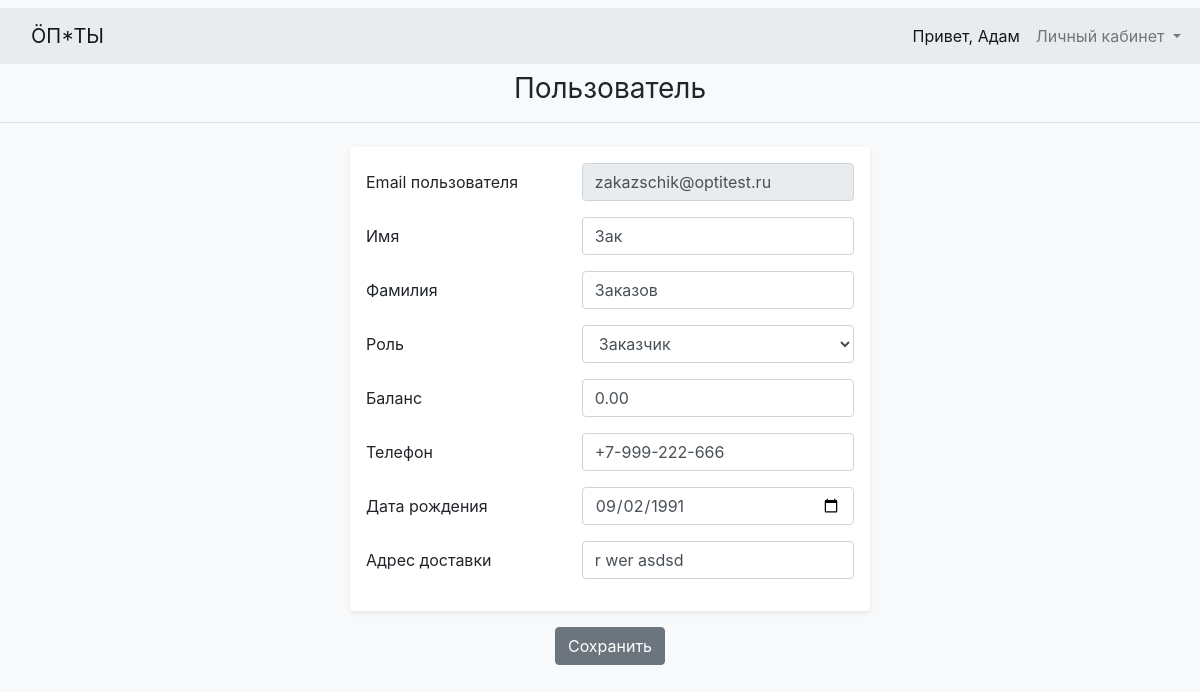
The page /users/8/ (signed in) on the database its author committed.
### main/models.py (models this page shows, shortened)
class User(AbstractUser):
    USERNAME_FIELD = 'email'
    REQUIRED_FIELDS = []
    username = None
    email = models.EmailField('Email', unique=True)
    phone = models.CharField('Телефон', max_length=20)
    delivery_address = models.CharField('Адрес доставки', max_length=255)
    birth_date = models.DateField('Дата рождения', blank=True, default='')
    role = models.PositiveSmallIntegerField('Роль', choices=tuple(Roles), default=Roles.UNREGISTERED)
    balance = models.DecimalField(max_digits=10, decimal_places=2, default=0)
    objects = CustomUserManager()
    class Meta:
        ordering = ('role',)

### main/views.py (the view, shortened to what this page needs)
# urls.py: path('users/<int:pk>/', main_views.UserDetailsView.as_view(), name='user_details'),
class UserDetailsView(LoginRolesOwnerRequiredUpdateViewMixin, CommonContextViewMixin, UpdateView):
    template_name = 'main/user_details.html'
    form_class = UserForm
    allowed_roles = (Roles.UNREGISTERED, Roles.ZAKAZSCHIK, Roles.ZAKUPSCHIK)
    model = _models.User
    def get_form_kwargs(self):
        kwargs = super().get_form_kwargs()
        kwargs['user'] = self.user
        return kwargs
    def get_context_data(self, **kwargs):
        context = super().get_context_data(**kwargs)
        context['roles_list'] = list(Roles)
        return context
    def dispatch(self, request, *args, **kwargs):
        return super().dispatch(request, *args, **kwargs)

### main/forms.py
class UserForm(forms.ModelForm):
    def __init__(self, **kwargs):
        self.user = kwargs.pop('user', None)
        super().__init__(**kwargs)
        self.fields['email'].disabled = True
        if self.user.role != Roles.ADMINISTRATOR:
            self.fields['role'].disabled = True
            self.fields['balance'].disabled = True
    class Meta:
        model = User
        fields = ('email', 'first_name', 'last_name', 'role', 'balance', 'birth_date', 'phone', 'delivery_address')

### main/core/types.py (called while the page is built)
    def __iter__(cls):
        for value, value_str in cls.__dict__['iter_items'].items():
            yield value, value_str

### main/core/view_mixins.py (called while the page is built)
    def dispatch(self, request, *args, **kwargs):
        self.user = request.user
        if not self.user.is_authenticated:
            return self.handle_no_permission()
        if self.user.role not in self.allowed_roles and self.user.role != Roles.ADMINISTRATOR:
            return self.handle_no_permission()
        return super().dispatch(request, *args, **kwargs)

    def _is_it_allowed(self, **kwargs) -> bool:
        pk = kwargs.get('pk') or kwargs.get('id')
        allowed_non_owner_roles = set(self.allowed_non_owner_roles) | {Roles.ADMINISTRATOR}
        if self.model is User:
            if self.user != self.model.objects.get(pk=pk) and self.user.role not in allowed_non_owner_roles:
                return False
        elif self.model is not None:
            instance = self.model.objects.get(pk=pk)
            if getattr(instance, 'created_by', None) != self.user and self.user.role not in allowed_non_owner_roles:
                return False
        elif hasattr(self, 'order_id') and self.order_id:
            order = Order.objects.get(pk=self.order_id)
            user = order.created_by
            if user != self.user and self.user.role not in allowed_non_owner_roles:
                return False
        return True

    def get(self, *args, **kwargs):
        if not self._is_it_allowed(**kwargs):
            return self.handle_no_permission()
        return super().get(*args, **kwargs)

    def dispatch(self, request, *args, **kwargs):
        self.user = request.user
        return super().dispatch(request, *args, **kwargs)

### main/templates/main/user_details.html (shortened to what this page needs)
{% extends 'base.html' %}
{% block content %}
    <h3 class="font-weight-normal text-center">
        Пользователь
    </h3>
    <hr class="mb-4">
        <form class="form-signin my-3 p-3 bg-white rounded shadow-sm" name="setting"  id="setting" action="" method="POST" enctype="multipart/form-data">
           <div class="form-group row">
               <label for="id_username" class="col-5 col-form-label">Email пользователя</label>
               <div class="col-7">
                   <input class="form-control" id="id_username" type="email" name="{{ form.email.name }}"
                          autofocus="" required="" value="{{ form.email.initial|default_if_none:'' }}"
                           {% if form.email.field.disabled %}
                          disabled=""
                           {% endif %}
                   >
               </div>
           </div>
           <div class="form-group row">
               <label for="id_first_name" class="col-5 col-form-label">Имя</label>
               <div class="col-7">
                   <input class="form-control" id="id_first_name" type="text" name="{{ form.first_name.name }}"
                          required="" value="{{ form.first_name.initial|default_if_none:'' }}"
                   >
               </div>
           </div>
           <div class="form-group row">
               <label for="id_last_name" class="col-5 col-form-label">Фамилия</label>
               <div class="col-7">
                   <input class="form-control" id="id_last_name" type="text" name="{{ form.last_name.name }}"
                          required="" value="{{ form.last_name.initial|default_if_none:'' }}"
                   >
               </div>
           </div>
           <div class="form-group row">
               <label for="id_role" class="col-5 col-form-label">Роль</label>
               <div class="col-7">
                   <select class="form-control" name="role" id="id_role"
                   >
                       {% for role, role_str in roles_list %}
                           {% if role == object.role %}
                               <option value="{{ role }}" selected>{{ role_str }}</option>
                           {% else %}
                               <option value="{{ role }}">{{ role_str }}</option>
                           {% endif %}
                       {% endfor %}
                   </select>
               </div>
           </div>
           <div class="form-group row">
               <label for="id_balance" class="col-5 col-form-label">Баланс</label>
               <div class="col-7">
                   <input class="form-control" id="id_balance" type="number" step="0.01" name="{{ form.balance.name }}"
                          required="" value="{{ object.balance|stringformat:'s'}}"
                   >
               </div>
           </div>
           <div class="form-group row">
               <label for="id_phone" class="col-5 col-form-label">Телефон</label>
               <div class="col-7">
                   <input class="form-control" id="id_phone" type="text" name="{{ form.phone.name }}"
                          required="" value="{{ form.phone.initial|default_if_none:'' }}"
                   >
               </div>
           </div>
           <div class="form-group row">
               <label for="id_birth_date" class="col-5 col-form-label">Дата рождения</label>
               <div class="col-7">
                   <input class="form-control" id="id_birth_date" type="date" name="{{ form.birth_date.name }}"
                          required="" value="{{ object.birth_date|date:'Y-m-d' }}"
                   >
               </div>
           </div>
           <div class="form-group row">
               <label for="id_delivery_address" class="col-5 col-form-label">Адрес доставки</label>
               <div class="col-7">
                   <input class="form-control" id="id_delivery_address" type="text"
                          name="{{ form.delivery_address.name }}"
                          required="" value="{{ form.delivery_address.initial|default_if_none:'' }}"
                   >
               </div>
           </div>
        </form>
        <div class="form-actions text-center">
           <button form="setting" type="submit" class="btn btn-secondary">Сохранить</button>
        </div>
{% endblock content %}

### templates/base.html (shortened to what this page needs)
{% load static %}
<!DOCTYPE html>
<html lang="en">
<head>
    <link rel="stylesheet" href="{% static 'bootstrap-4.3.1-dist/css/bootstrap.min.css' %}">
    <link rel="stylesheet" href="{% static 'css/styles.css' %}">
</head>
    <header>
            <nav class="navbar navbar-expand-lg navbar-light my-2 " style="background-color: #e9ecef;">
             <div class="container">
                <a class="navbar-brand" href="{% url 'main:index' %}">{{ shop_title }}</a>
                <div id="navbarNavDropdown" class="navbar-collapse collapse">
                    <ul class="navbar-nav">
                        {% if user_is_authenticated %}
                            <li class="nav-item">
                                <a class="nav-link active disabled" href="#" tabindex="-1" aria-disabled="true">Привет, {{ user_first_name }}</a>
                            </li>
                        <li class="nav-item dropdown">
                            <a class="nav-link dropdown-toggle" href="#" id="navbarDropdownMenuLink" data-toggle="dropdown" aria-haspopup="true" aria-expanded="false">
                              Личный кабинет
                            </a>
                        </li>
                        {% else %}
                            <div class="btn-group">
                                <a class="btn btn-sm btn-outline-secondary " href="{% url 'main:signup' %}">Регистрация</a>
                                <a class="btn btn-sm btn-outline-secondary" href="{% url 'main:login' %}">Войти</a>
                            </div>
                        {% endif %}
                    </ul>
                </div>
             </div>
    </nav>
    </header>
    <body class="bg-light">
    {% block content %}{% endblock %}
    </body>
</body>
</html>

### main/static/css/styles.css (style rules this page uses)
body { background-color: #f2f2f2; min-width: 1220px; }
header { background-color: #fff; }
.container { max-width: 1220px; }
.form-signin { width: 100%; max-width: 520px; padding: 15px; margin: 0 auto; }

### rows shown on the page
User: first_name "Адам"
User: email "zakazschik@optitest.ru", first_name "Зак", last_name "Заказов", role "Заказчик", balance "0.00", phone "+7-999-222-666", birth_date "09/02/1991", delivery_address "r wer asdsd"

### other values the page prints
{{ shop_title }} "ÖП*ТЫ"
